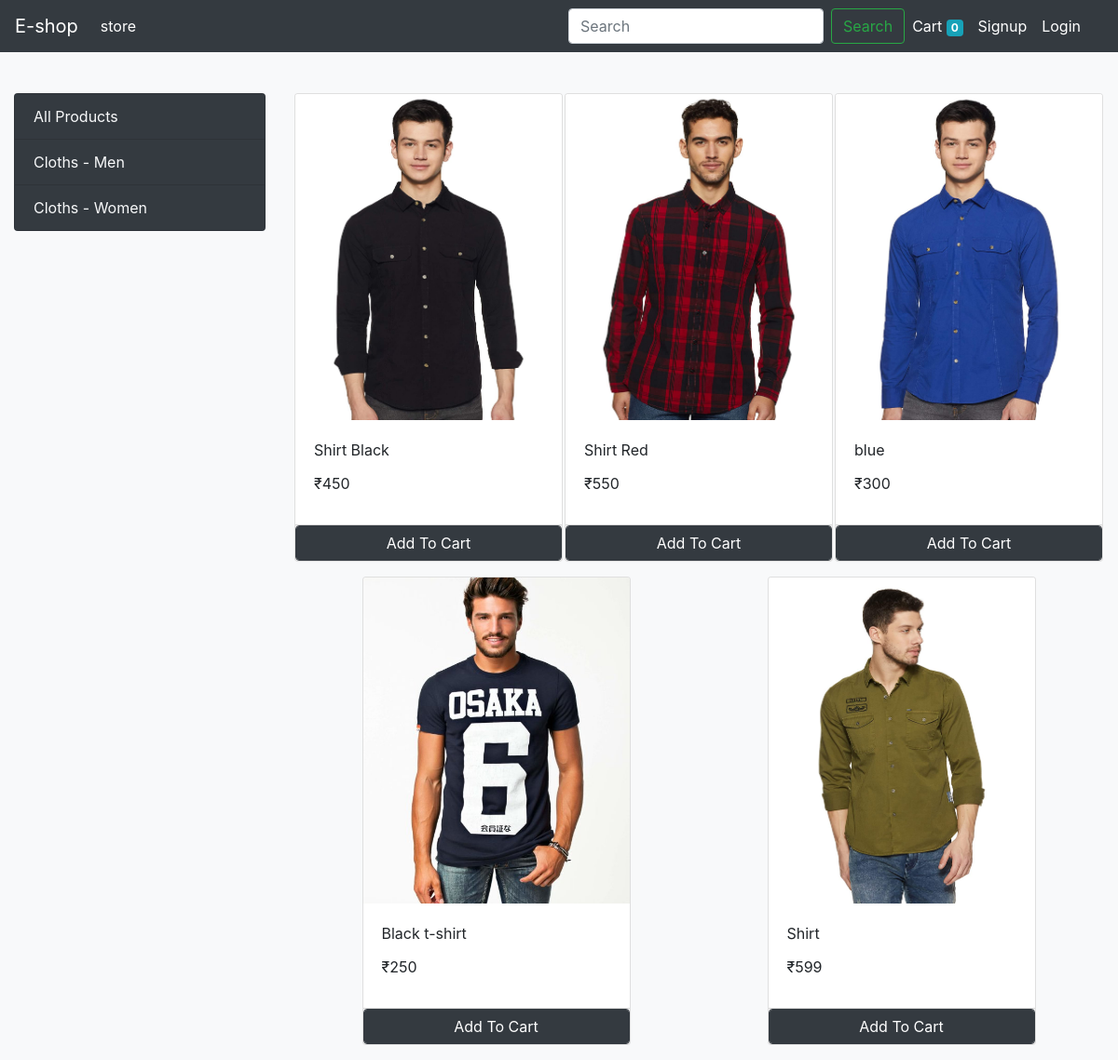
/?category=1, run on the app's committed database.
### store/models.py (models this page shows, shortened)
class Category(models.Model):
    name = models.CharField(max_length=20)
    @staticmethod
    def get_all_categories():
        return Category.objects.all()

class Product(models.Model):
    name = models.CharField(max_length=20)
    price = models.IntegerField(default=0)
    category = models.ForeignKey(Category, on_delete=models.CASCADE, default=1)
    description = models.CharField(max_length=50, default='', null=True, blank=True)
    image = models.ImageField(upload_to='uploads/products/')
    @staticmethod
    def get_all_products_by_categoryid(category_id):
        if category_id:
            return Product.objects.filter(category=category_id)
        else:
            return Product.get_all_products()

### store/views.py (the view, shortened to what this page needs)
# urls.py: path('', views.index, name='home'),
def index(request):
    if request.method == 'GET':
        quary = request.GET.get('search')
        cart = request.session.get('cart')
        if not cart:
            request.session['cart'] = {}
        products = None
        categories = Category.get_all_categories()
        categoryID = request.GET.get('category')
        if categoryID:
            products = Product.get_all_products_by_categoryid(categoryID)
        else:
            products = Product.get_all_products()
        if quary:
            products = Product.get_products_by_quary(quary)
        data = {}
        data['products'] = products
        data['categories'] = categories
        return render(request, 'index.html', data)

### store/templatetags/cart.py (called while the page is built)
@register.filter(name='is_in_cart')
def is_in_cart(product, cart):
    keys = cart.keys()
    for id in keys:
        if int(id) == product.id:
            return True
    return False

@register.filter(name='currency')
def currency(number):
    return "₹" + str(number)

### store/templates/index.html (shortened to what this page needs)
{% extends 'base.html' %} {% block content %} {% load cart %}
<div class="container-fluid" style="margin-top: 100px">
    <div class="row">
        <div class="col-lg-3 mx-auto">
            <div class="list-group">
                <a
                        href="/"
                        class="list-group-item list-group-item-action bg-dark text-light"
                >All Products</a
                >
                {% for category in categories %}
                <a
                        href="/?category={{category.id}}"
                        class="list-group-item list-group-item-action bg-dark text-light"
                >{{category.name}}</a
                >
                {% endfor %}
            </div>
        </div>
        <div id="products" class="col-lg-9 mx-auto">
            <div class="row mx-auto">
                {% for product in products %}
                <div class="card mx-auto mb-3" id="{{product.id}}" style="width: 18rem">
                    <img
                            class="card-img-top"
                            src="{{product.image.url}}"
                            alt="Card image cap"
                            height="350px"
                            width="200px"
                    />
                    <div class="card-body">
                        <p class="card-title">{{product.name}}</p>
                        <p class="card-title">{{product.price|currency}}</p>
                    </div>
                    <div class="card-footer p-0 no-gutters">
                        {% if product|is_in_cart:request.session.cart %}
                        <div class="row no-gutters">
                            <form action="/#{{product.id}}" class="col-2" method="post">
                                {% csrf_token %}
                                <input
                                        hidden
                                        type="text"
                                        name="product"
                                        value="{{product.id}}"
                                />
                                <input hidden type="text" name="remove" value="True"/>
                                <input
                                        type="submit"
                                        value=" - "
                                        class="btn btn-block btn-light border-right"
                                />
                            </form>
                            <div class="text-center col">
                                {{product|cart_quantity:request.session.cart}} in Cart
                            </div>
                            <form action="/#{{product.id}}" class="col-2" method="post">
                                {% csrf_token %}
                                <input
                                        hidden
                                        type="text"
                                        name="product"
                                        value="{{product.id}}"
                                />
                                <input
                                        type="submit"
                                        value=" + "
                                        class="btn btn-block btn-light border-left"
                                />
                            </form>
                        </div>
                        {% else %}
                        <form action="/#{{product.id}}" method="POST" class="btn-block">
                            <input
                                    type="submit"
                                    class="float-right btn btn-dark form-control"
                                    value="Add To Cart"
                            />
                        </form>
                        {% endif %}
                    </div>
                </div>
                {% endfor %}
            </div>
        </div>
    </div>
</div>
{% endblock %}

### data on the page
Category: name "Cloths - Men"
Category: name "Cloths - Women"
Product: {{ product.id }} 1 (drawn), image (picture), name "Shirt Black", price "₹450"
Product: image (picture), name "Shirt Red", price "₹550"
Product: image (picture), name "blue", price "₹300"
Product: image (picture), name "Black t-shirt", price "₹250"
Product: image (picture), name "Shirt", price "₹599"

### other printed values
{{ request.session.cart.keys|length }} "0"
